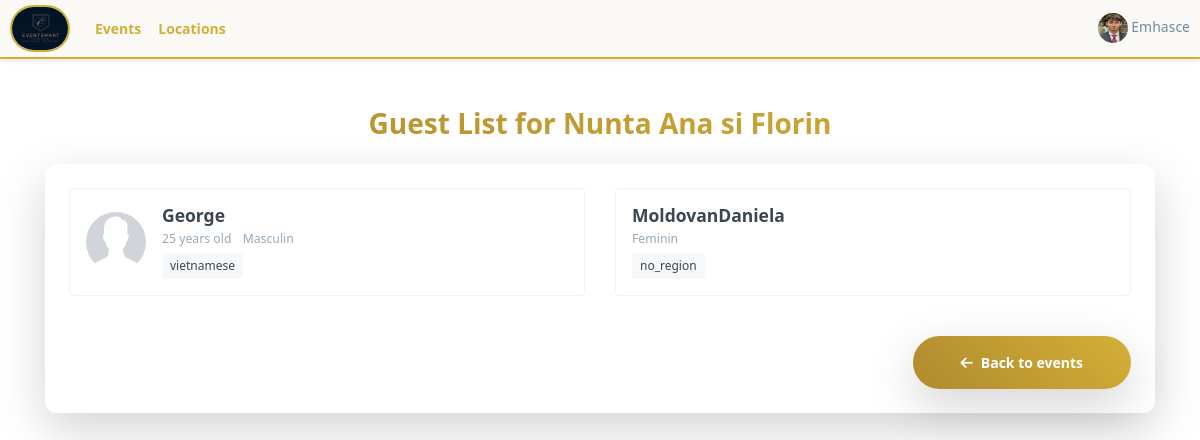
The page /event/3/guest_list/ (signed in) on the database as committed earlier.
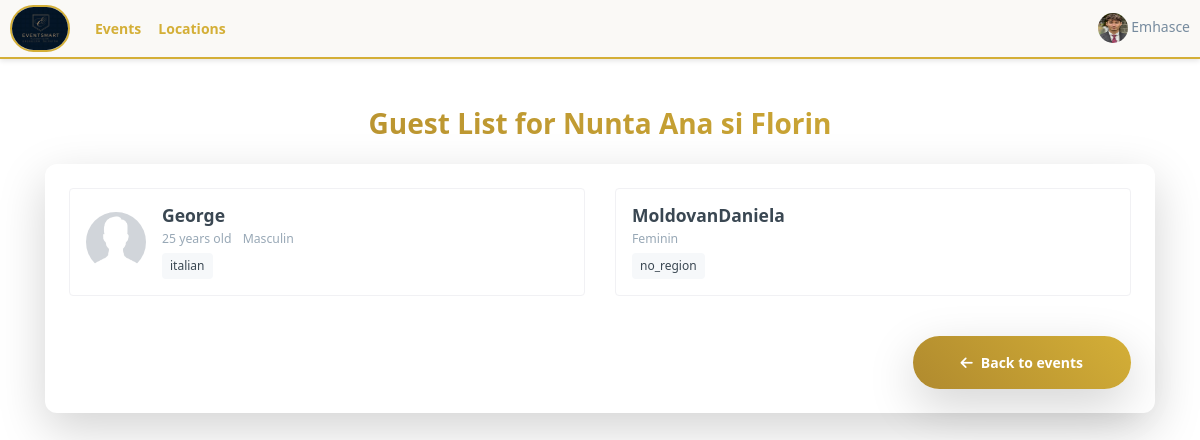
The same page on the database as committed later.
### base/models.py (models this page shows, shortened)
class Guests(models.Model):
    profile = models.OneToOneField(Profile, on_delete=models.CASCADE, related_name='guest_profile', null=True)
    GENDER_CHOICES = [
        ('M', 'Masculin'),
        ('F', 'Feminin')
        ]
    SPICY_LEVELS = [
        ('none', 'None'),
        ('low', 'Low'),
        ('medium', 'Medium'),
        ('high', 'High')
    ]
    age = models.IntegerField(null=True, blank=True)
    gender = models.CharField(max_length=1, choices=GENDER_CHOICES, null=True, blank=True)
    picture = models.ImageField(upload_to='poze_invitati/', null=True, blank=True)
    cuisine_preference = models.CharField(max_length=50, choices=REGION_CHOICES ,blank=True, null=True)
    diet_preference = models.CharField(max_length=15, choices=DIET_CHOICES, default='none')
    allergens = models.ManyToManyField(Allergen, blank=True)
    medical_conditions = models.ManyToManyField('MedicalCondition', blank=True)
    custom_medical_notes = models.TextField(null=True, blank=True)
    spicy_food = models.CharField(max_length=10, choices=SPICY_LEVELS, default='none')
    state = models.BooleanField(default=False)
    @property
    def vegan(self):
        return self.diet_preference == 'vegan'

class Profile(models.Model):
    user = models.ForeignKey(User, on_delete=models.CASCADE, null=True, blank=True)
    username = models.CharField(max_length=150, unique=True)
    password = models.CharField(max_length=128)
    email = models.EmailField()
    description = models.TextField(null=True, blank=True)
    photo = models.ImageField(upload_to='profile_photos/', null=True, blank=True, default="poze_invitati/male.png")
    cv_file = models.FileField(upload_to='cv_folder', null=True, blank=True)
    approved = models.BooleanField(default=False)
    number = models.CharField(max_length=15,default="+(40) 748364823")
    age = models.IntegerField(default=20)
    first_name = models.CharField(null=True, blank=True,max_length=15)
    last_name = models.CharField(null=True, blank=True,max_length=15)
    location = models.CharField(null=True, blank=True,max_length=60)
    street = models.CharField(null=True, blank=True,max_length=100)
    zip_code = models.CharField(null=True, blank=True,max_length=10)
    facebook = models.CharField(null=True, blank=True,max_length=100)
    instagram = models.CharField(null=True, blank=True,max_length=100)
    work_link = models.CharField(null=True, blank=True,max_length=100)
    google_link = models.CharField(null=True, blank=True,max_length=100)
    country = models.CharField(null=True, blank=True,max_length=100)
    created_at = models.DateTimeField(auto_now_add=True)
    USER_TYPE_CHOICES = (
        ('admin', 'Admin'),
        ('organizer', 'Organizer'),
        ('guest', 'Guest'),
        ('staff', 'Staff')
    )
    user_type = models.CharField(
        max_length=20,
        choices=USER_TYPE_CHOICES,
        default='guest'
    )

### base/views.py (the view)
@login_required
def guest_list(request, event_id):
    event = get_object_or_404(
        Event.objects.prefetch_related('guests__profile'),
        id=event_id
    )
    return render(request, 'base/guest_list.html', {
        'event': event,
        'guests': event.guests.all()
    })

### base/context_processors.py (called while the page is built)
def media_url(request):
    return {
        'MEDIA_URL': settings.MEDIA_URL
    }

### base/templates/base/guest_list.html (shortened to what this page needs)
{% extends 'main.html' %}
{% block content %}
<div class="container mt-5">
    <h2 class="text-center mb-4" style="background: linear-gradient(45deg, #B08A2E, #D4AF37); -webkit-background-clip: text; -webkit-text-fill-color: transparent; background-clip: text;">
        Guest List for {{ event.event_name }}
    </h2>
    <div class="card shadow-lg border-0">
        <div class="card-body p-4">
            {% if event.guests.all %}
                <div class="row">
                    {% for guest in event.guests.all %}
                        <div class="col-md-6 mb-3">
                            <div class="guest-card p-3 border rounded">
                                <div class="d-flex align-items-center">
                                    {% if guest.picture %}
                                        <img src="{{ guest.picture.url }}"
                                             class="rounded-circle me-3"
                                             width="60"
                                             height="60"
                                             alt="{{ guest.profile.username }}">
                                    {% endif %}
                                    <div>
                                        <h5 class="mb-1">{{ guest.profile.username }}</h5>
                                        <div class="text-muted small">
                                            {% if guest.age %}<span class="me-2">{{ guest.age }} years old</span>{% endif %}
                                            {% if guest.gender %}<span>{{ guest.get_gender_display }}</span>{% endif %}
                                        </div>
                                        {% if guest.cuisine_preference %}
                                            <div class="mt-1">
                                                <span class="badge bg-light text-dark">
                                                    {{ guest.cuisine_preference }}
                                                </span>
                                            </div>
                                        {% endif %}
                                    </div>
                                </div>
                            </div>
                        </div>
                    {% endfor %}
                </div>
            {% else %}
                <p class="text-muted text-center">No guests registered.</p>
            {% endif %}
            <div class="d-flex justify-content-center mt-4">
                <a href="{% url 'my_events' %}" class="btn btn-gradient px-5 py-3 rounded-pill shadow-lg">
                    <i class="fas fa-arrow-left me-2"></i>Back to events
                </a>
            </div>
        </div>
    </div>
</div>
{% endblock %}

Rows that differ between the two databases and show on the page:
changed Guests "Masculin": cuisine_preference "vietnamese" → "italian"
